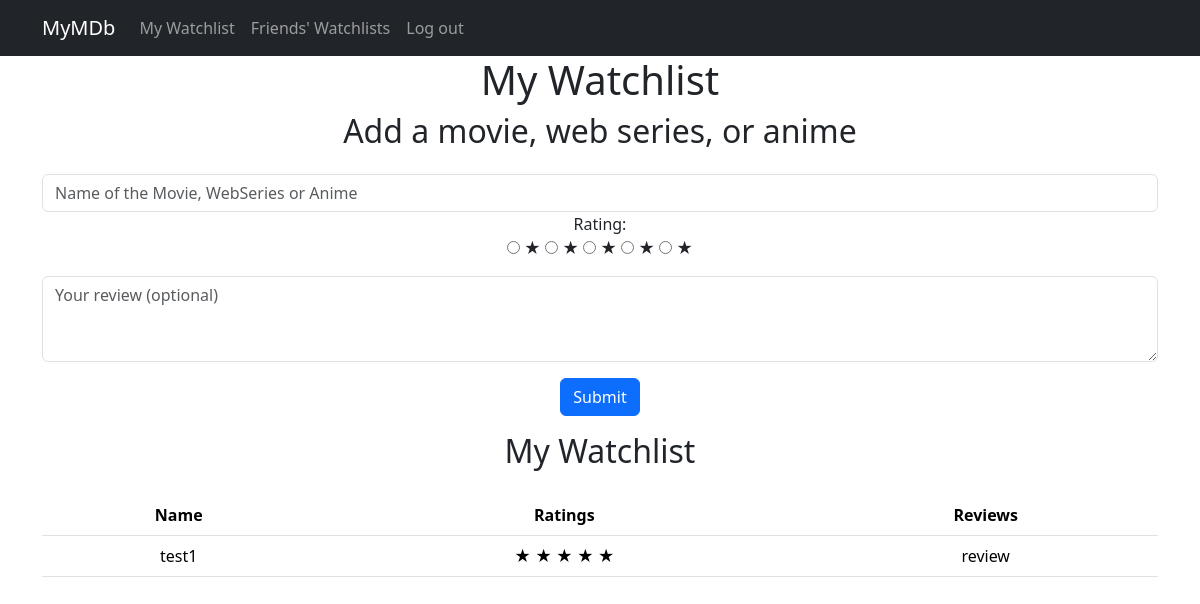
Page /mywl (signed in) on the committed database.
### tables this page shows
CREATE TABLE watchlist (
id INTEGER PRIMARY KEY AUTOINCREMENT,
userid INTEGER
,
name TEXT NOT NULL,
rating INTEGER NOT NULL,
review TEXT,
FOREIGN KEY (userid) REFERENCES users (id)
);

### app.py (the view)
@app.route("/mywl", methods=["GET", "POST"])
@login_required
def mywl():
    if request.method == "POST":
        name = request.form.get("name")
        review = request.form.get("review")
        rating = int(request.form.get("stars")) + 1
        if not name:
            return redirect("/")
        db.execute("INSERT INTO watchlist (name, review, rating, userid) VALUES(?, ?, ?, ?)", name, review, rating, session["user_id"])
        return redirect("/mywl")
    else:
        rows = db.execute("SELECT * FROM watchlist where userid = ?", session["user_id"])
        return render_template("mywl.html", database=rows)

### app.py (called while the page is built)
def login_required(f):
    @wraps(f)
    def decorated_function(*args, **kwargs):
        if session.get("user_id") is None:
            return redirect("/login")
        return f(*args, **kwargs)
    return decorated_function

### templates/mywl.html (shortened to what this page needs)
{% extends "layout.html" %}
{% block content %}
<link rel="stylesheet" href="https://cdn.jsdelivr.net/npm/bootstrap@5.3.2/dist/css/bootstrap.min.css">
<div class="header text-center">
    <h1>My Watchlist</h1>
</div>
<div class="container text-center">
    <div class="section">
        <h2 class="mb-4">Add a movie, web series, or anime</h2>
        <form action="/mywl" method="post">
            <input name="name" type="text" class="form-control" placeholder="Name of the Movie, WebSeries or Anime">
            <div class="mb-3">
                <label for="rating">Rating:</label>
                <div class="rating" id="rating">
                    {% for star in range(0, 5, 1) %}
                        <input type="radio" name="stars" id="star{{ star }}" value="{{ star }}" class="rating-input">
                        <label for="star{{ star }}">&#9733;</label>
                    {% endfor %}
                </div>
            </div>
            <div class="mb-3">
                <textarea name="review" class="form-control" placeholder="Your review (optional)" rows="3"></textarea>
            </div>
            <div class="mb-3">
                <button class="btn btn-primary" type="submit">Submit</button>
            </div>
        </form>
    </div>
    <div class="section">
        <h2 class="mb-4">My Watchlist</h2>
        <table class="table">
            <thead>
                <tr>
                    <th>Name</th>
                    <th>Ratings</th>
                    <th>Reviews</th>
                </tr>
            </thead>
            <tbody>
                {% for row in database %}
                <tr>
                    <td>{{ row.name }}</td>
                    <td>
                        {% for _ in range(row.rating) %}
                            &#9733;
                        {% endfor %}
                    </td>
                    <td>{{ row.review }}</td>
                </tr>
                {% endfor %}
            </tbody>
        </table>
    </div>
</div>
{% endblock %}

### rows in the picture
watchlist: name "test1", rating 5 (drawn), review "review"
